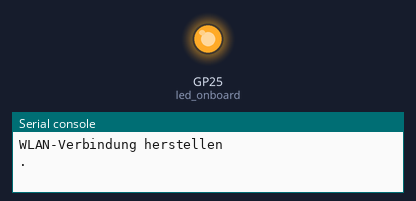
Bench run of a program on a simulated Raspberry Pi Pico running MicroPython. On the bench: output pins drawn as LEDs (lit = HIGH), the last lines printed to the serial console. WiFi joins after 1.5 s; the clock reads 2024-03-15 10:24:30 at power-on unless the program sets it. At 2.0 s the program stops and its outputs stay as they are.

Above: at 0.1 s.
At 1.1 s:
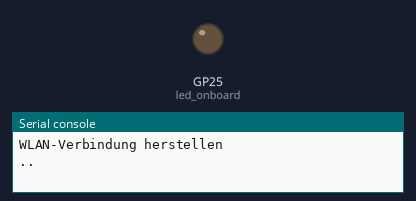
Timing chart, 0 to 2.6 s (numbered marks = the images above):
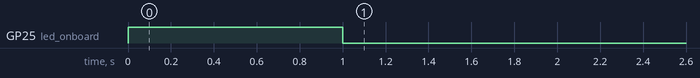

Measured:
- by itself, GP25 (led_onboard): LOW → HIGH at 0.00 s, → LOW 1.0 s later

The program:

Pico_NTP-Time.py
```python
#!/usr/bin/env python
# -*- coding: utf-8 -*-

# Bibliotheken laden
import machine
import network
import rp2
import sys
import time
import socket
import struct

# WLAN-Konfiguration
config = {'ssid': 'your ssid', 'key': 'your password'}

# Status-LED
led_onboard = machine.Pin('LED', machine.Pin.OUT, value = 0)

# NTP-Host
NTP_HOST = 'ptbtime3.ptb.de'

class Wlan():

    def __init__(self):
        '''
        constructor
        '''
        self.wlan = network.WLAN(network.STA_IF)
        rp2.country('DE')
        # Remark:
        #  0 - STAT_IDLE – no connection and no activity
        #  1 - STAT_CONNECTING – connecting in progress
        #  3 - STAT_GOT_IP
        # -1 - STAT_CONNECT_FAIL – failed due to other problems
        # -2 - STAT_NO_AP_FOUND – failed because no access point replied
        # -3 - STAT_WRONG_PASSWORD – failed due to incorrect password
        self.status = {
            network.STAT_CONNECTING: 'STAT_CONNECTING',
            network.STAT_CONNECT_FAIL: 'STAT_CONNECT_FAIL',
            network.STAT_GOT_IP: 'STAT_GOT_IP',
            network.STAT_IDLE: 'STAT_IDLE',
            network.STAT_NO_AP_FOUND: 'STAT_NO_AP_FOUND',
            network.STAT_WRONG_PASSWORD: 'STAT_WRONG_PASSWORD'
        }

    def connect(self, config):
        '''
        connect wlan method
        '''
        self.wlan.active(True)
        if not self.wlan.isconnected():
            print('WLAN-Verbindung herstellen')
            self.wlan.connect(**config)
            for i in range(10):
                if (self.wlan.status() < 0) or (self.wlan.status() == network.STAT_GOT_IP):
                    break
                led_onboard.toggle()
                print('.', end = "")
                time.sleep(1)
        if self.wlan.isconnected():
            print('\nWLAN-Verbindung hergestellt / WLAN-Status:', self.status[self.wlan.status()])
            print("IFconfig: ", self.wlan.ifconfig())
            led_onboard.on()
            return True
        else:
            print('\nKeine WLAN-Verbindung')
            led_onboard.off()
            print('WLAN-Status:', self.status[self.wlan.status()])
            return False

    def disconnect(self):
        '''
        disconnect wlan method
        '''
        if not self.wlan.isconnected():
            return True
        print("\nWLAN disconnecting...")
        self.wlan.disconnect()
        while self.wlan.isconnected():
            time.sleep(0.1)
        print("WLAN disconnected!")
        led_onboard.off()
        return True

class Pico_MESZ():
    '''
    Class for Pi Pico W which gets the NTP Time from time server
    and updates the RTC of the Pi Pico
    '''

    def __init__(self, ntp_host, tz_offset = 1):
        # check if RTC uses 2000 or 1970 epoch
        self.NTP_DELTA = 3155673600 if time.gmtime(0)[0] == 2000 else 2208988800
        # define weekday
        self.wday = {0: 'Mon', 1: 'Tue', 2: 'Wed', 3: 'Thu', 4: 'Fri', 5: 'Sat', 6: 'Sun'}
        self._calc_year = 0
        self.ntp_server = ntp_host
        self.tz = tz_offset

    def isSummerTime(self, tm):
        '''
        calulate if it is Summer time
        Remark: time struct tm = (year, month, mday, hour, minute, second, weekday, yearday)
        '''
        year = tm[0]
        month = tm[1]
        mday = tm[2]
        hour = tm[3]
        # keine Sommerzeit zwischen November und Februar
        if (month < 3 or month > 10): return False
        # Sommerzeit zwischen April und September
        if (month > 3 and month < 10): return True
        # Berechnung der Sommerzeit im März und Oktober
        if (year != self._calc_year):
            self._calc_year = year

            # Berechne die Stunden zum Zeitpunkt der Umstellung im März
            # Die Sommerzeit beginnt immer am letzten Sonntag im März
            self._t1 = 24 * (31 - (5 * self._calc_year / 4 + 4) % 7) + 1

            # Berechne die Stunden zum Zeitpunkt der Umstellung im Oktober
            # Die Winterzeit beginnt immer am letzten Sonntag im Oktober
            self._t2 = 24 * (31 - (5 * self._calc_year / 4 + 1) % 7) + 1

        Anz_Std = hour + 24 * mday
        # Wenn März und Std >= Zeitpunkt der Umstellung --> Sommerzeit
        if (month == 3 and Anz_Std >= self._t1): return True
        # Wenn Oktober und Std < Zeitpunkt der Umstellung --> Sommerzeit
        if (month == 10 and Anz_Std < self._t2): return True
        return False


    def getMESZ(self):
        '''
        a) get the time from NTP Server based on 1.1.1900 00:00:00
        b) calculate the UNIX time (1.1.1970 00:00:00)
        c) and return the struct tm based on local time with respect of DST
        '''
        NTP_QUERY = bytearray(48)
        NTP_QUERY[0] = 0x1B
        addr = socket.getaddrinfo(self.ntp_server, 123)[0][-1]
        s = socket.socket(socket.AF_INET, socket.SOCK_DGRAM)
        try:
            s.settimeout(3)
            res = s.sendto(NTP_QUERY, addr)
            msg = s.recv(48)
        except OSError as err:
            print("OS error get MESZ():", err)
        finally:
            s.close()
        # get NTP timestamp since 1900
        ntp_time = struct.unpack("!I", msg[40:44])[0]
        # calc unix timestamp since 1970
        unix_time = ntp_time - self.NTP_DELTA
        # time struct tm = (year, month, mday, hour, minute, second, weekday, yearday)
        tm = time.gmtime(unix_time)
        # now check if it is summer time
        local_time = unix_time + self.tz * 3600
        if self.isSummerTime(tm):
            print("DST: 1")
            local_time += 3600
        else:
            print("DST: 0")
        return time.gmtime(local_time)

    def setTime_RTC(self):
        '''
        set the time to RTC
        '''
        # localtime => (year, month, mday, hour, minute, second, weekday, yearday)
        (YY, MM, DD, hh, mm, ss, wday, yday) = self.getMESZ()

        # datetime => (year, month, mday, weekday, hour, minute, second, subsecond)
        machine.RTC().datetime((YY, MM, DD,  wday + 1, hh, mm, ss, 0))

    def getTime_RTC(self):
        '''
        get the time from rtc
        '''
        return machine.RTC().datetime()

    def showTime(self):
        '''
        show the actual MESZ time
        '''
        #datetime() => (year, month, day, weekday, hours, minutes, seconds, subseconds)
        (year, month, day, weekday, hours, minutes, seconds, subseconds) = machine.RTC().datetime()
        print("MESZ: {} {:02d}.{:02d}.{} - {:02d}:{:02d}:{:02d}".format(self.wday[weekday], day, month, year, hours, minutes, seconds))


# main routine
if __name__ == "__main__":
    try:
        wifi = Wlan()
        rtc = Pico_MESZ(NTP_HOST)

        # WLAN-Verbindung herstellen
        if wifi.connect(config):
            # Zeit setzen
            rtc.setTime_RTC()
            pass

        # hole Datum aus der RTC
        print("\ntime from rtc:", machine.RTC().datetime())
        rtc.showTime()

    except OSError as err:
        print("OS error in main:", err)

    finally:
        wifi.disconnect()
    
```
